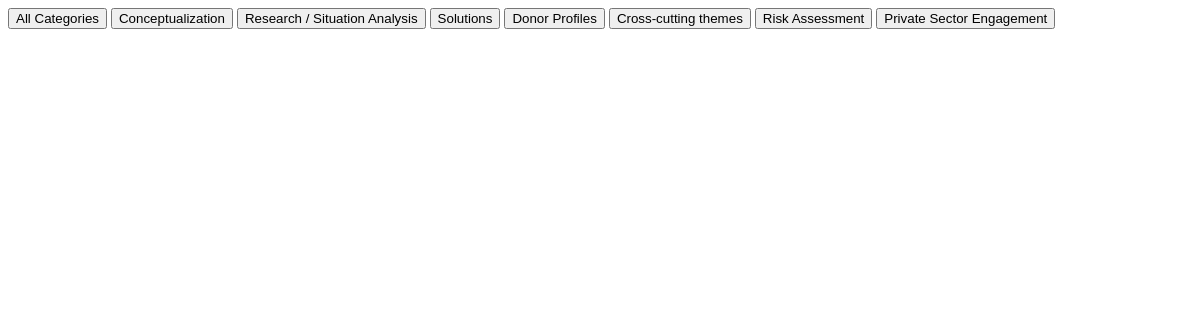
Page /htmx/categories on the earlier database version.
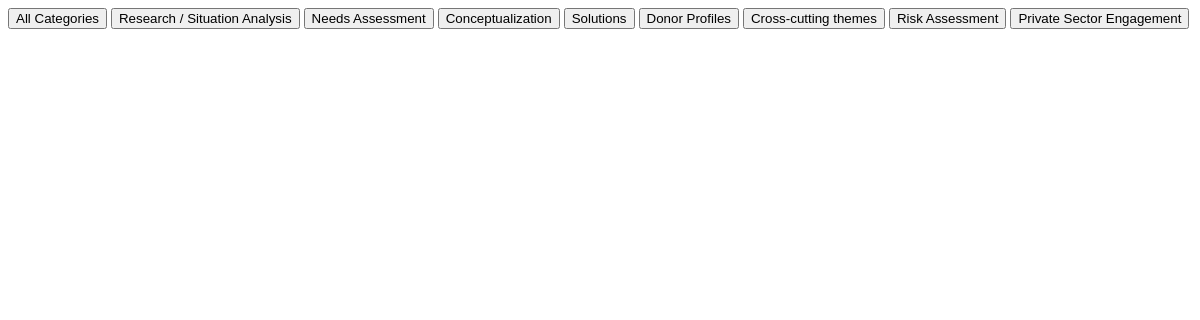
Same page on the later database version.
### app/models.py (models this page shows)
class Category(SQLModel, table=True):
    id: Optional[int] = Field(default=None, primary_key=True)
    name: str = Field(index=True, unique=True)
    slug: str = Field(index=True, unique=True)
    description: Optional[str] = None
    parent_id: Optional[int] = Field(default=None, foreign_key="category.id")
    sort_order: int = Field(default=0)
    created_at: datetime = Field(default_factory=datetime.utcnow)
    updated_at: datetime = Field(default_factory=datetime.utcnow)

### app/routers/htmx.py (the view)
@router.get("/categories", response_class=HTMLResponse)
async def categories_partial(request: Request, session: SessionDep):
    categories = session.exec(select(Category).where(col(Category.parent_id).is_(None)).order_by(Category.sort_order)).all()
    return templates.TemplateResponse(
        "partials/categories.html",
        {"request": request, "categories": categories}
    )

### app/templates/partials/categories.html
<div class="space-y-2">
    <button onclick="selectCategory('')" class="block w-full text-left px-3 py-2 rounded-md hover:bg-gray-100 text-sm">
        All Categories
    </button>
    {% for category in categories %}
    <button onclick="selectCategory({{ category.id }})" class="block w-full text-left px-3 py-2 rounded-md hover:bg-gray-100 text-sm">
        {{ category.name }}
    </button>
    {% endfor %}
</div>

Differences in the rows shown:
changed Category "Research / Situation Analysis": moves up the list
added Category: name "Needs Assessment"
